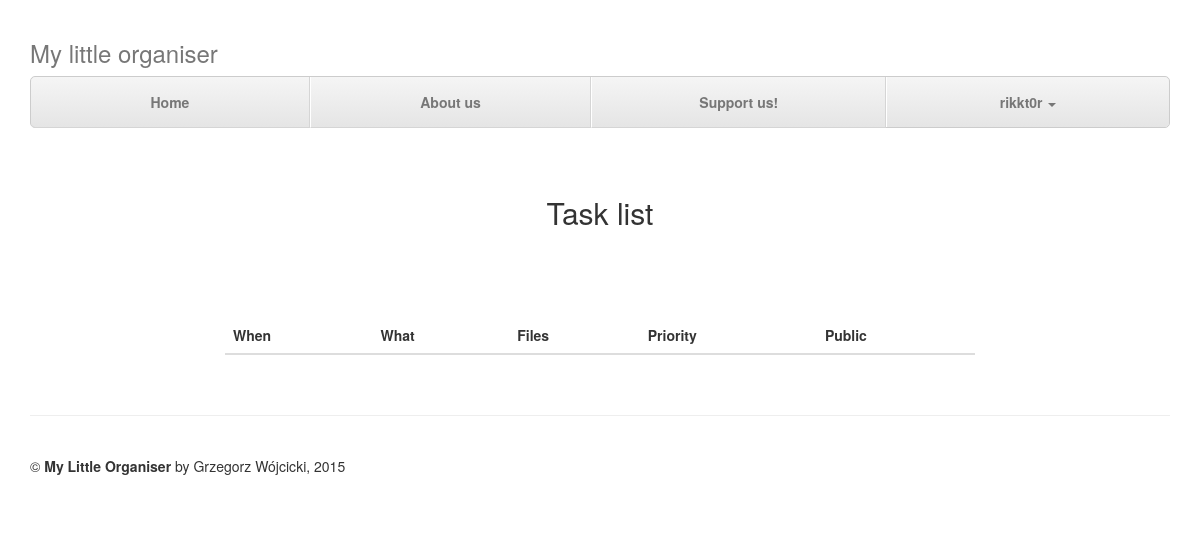
Page /tasks/ (signed in) on the earlier database version.
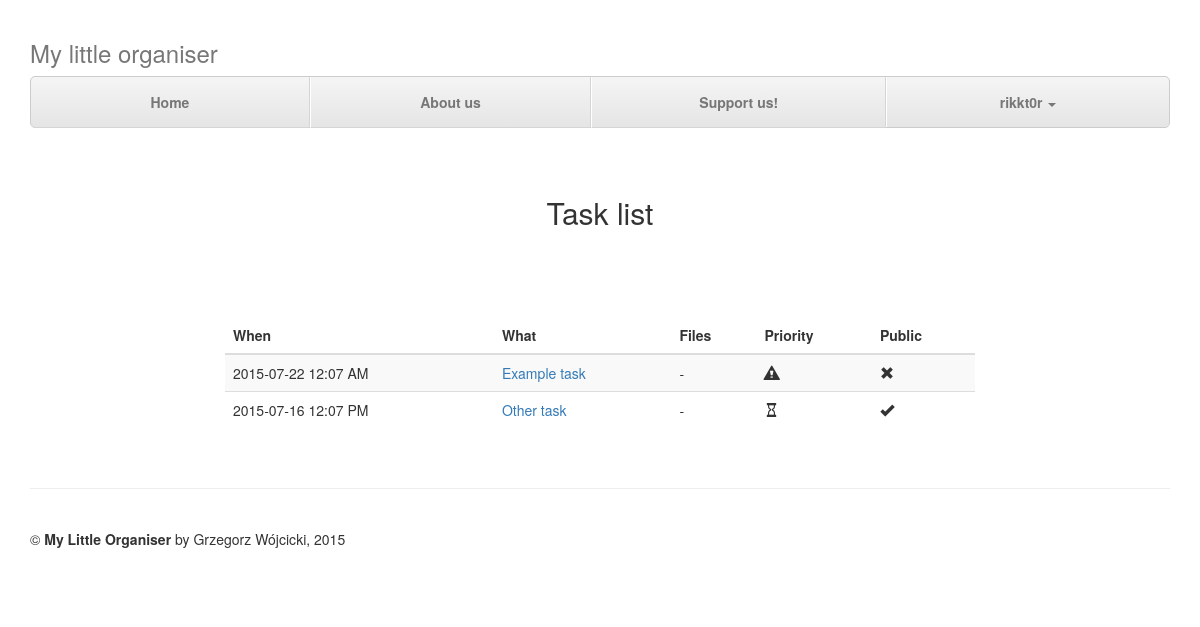
Same page on the later database version.
### tasks/models.py (models this page shows)
class Task(models.Model):
    CHOICES = (
        (0, 'Do not repeat'),
        (1, 'Daily'),
        (2, 'Weekly'),
        (4, 'Monthly'),
        (8, 'Other (enter days count)'),
    )
    STATUSES = (
        (0, 'Deleted'),
        (1, 'Active'),
        (2, 'Done')
    )
    PRIORITIES = (
        (0, 'No rush'),
        (1, 'Just another task'),
        (2, 'Do it quickly'),
        (3, 'LIFE THREATENING')
    )
    task_id = models.AutoField(primary_key=True)
    user_id = models.ForeignKey(User)
    name = models.CharField(max_length=80)
    description = models.TextField(max_length=2000)
    priority = models.PositiveSmallIntegerField(default=1, choices=PRIORITIES)
    date_created = models.DateTimeField(auto_now_add=True)
    date_modified = models.DateTimeField(auto_now=True, blank=True)
    date_from = models.DateTimeField()
    date_to = models.DateTimeField()
    repeat = models.PositiveSmallIntegerField(choices=CHOICES)
    repeat_days = models.PositiveSmallIntegerField(default=0)
    lat = models.DecimalField(max_digits=8, decimal_places=6, blank=True, null=True)
    lng = models.DecimalField(max_digits=8, decimal_places=6, blank=True, null=True)
    place_desc = models.CharField(max_length=250, blank=True)
    public = models.BooleanField(default=False)
    status = models.PositiveSmallIntegerField(default=1, choices=STATUSES)
    def __str__(self):
        return "Task ID: " + str(self.task_id)

### tasks/views.py (the view)
# urls.py: url(r'tasks/$', v.tasks_index, name='tasks_index_default'),
@login_required
def tasks_index(request, page_id=1):
    from .models import Task
    tasks = Task.objects.filter(user_id=1)
    print(tasks)
    return render(request, "tasks/index.html", context={
        'page_id': page_id,
        'tasks': tasks
    })

### tasks/templates/tasks/index.html
{% extends "base_template.html" %}
{% block menu_tasks %} active {% endblock %}
{% block content %}
    <div class="jumbotron">
        <h2>Task list</h2>
    </div>
    <div class="row">
        <div class="col-xs-12 col-sm-8 center-block">
            <table class="table table-striped">
              <thead>
                <tr>
                  <th>When</th>
                  <th>What</th>
                  <th>Files</th>
                  <th>Priority</th>
                  <th>Public</th>
                </tr>
              </thead>
              <tbody>
              {% for task in tasks %}
                <tr>
                  <td>{{ task.date_to|date:"Y-m-d h:m A" }}</td>
                  <td><a href="/tasks/{{task.task_id}}">{{ task.name }}</a></td>
                  <td>-</td>
                  <td>
                      {% if task.priority == 1 %}
                        <span class="glyphicon glyphicon-hourglass" aria-hidden="true"></span></td>
                      {% elif task.priority == 2 %}
                        <span class="glyphicon glyphicon-flash" aria-hidden="true"></span>
                      {% elif task.priority == 3 %}
                        <span class="glyphicon glyphicon-alert" aria-hidden="true"></span>
                      {% else %}
                        <span class="glyphicon glyphicon-sunglasses" aria-hidden="true"></span>
                      {% endif %}
                  <td>
                      {% if task.public %}
                        <span class="glyphicon glyphicon-ok" aria-hidden="true"></span></td>
                      {% else %}
                        <span class="glyphicon glyphicon-remove" aria-hidden="true"></span></td>
                      {% endif %}
                </tr>
              {% endfor %}
              </tbody>
            </table>
        </div>
    </div>
{% endblock %}

### templates/base_template.html (shortened to what this page needs)
<!DOCTYPE html>
{% load staticfiles %}
<html lang="en">
  <head>
    <link href="/static/css/bootstrap.min.css" rel="stylesheet">
    <link href="/static/css/justified-nav.css" rel="stylesheet">
    <link href="/static/css/jquery.datetimepicker.css" rel="stylesheet">
  </head>
  <body>
    <div class="container">
       <div class="masthead">
        <h3 class="text-muted">My little organiser</h3>
        <nav>
          <ul class="nav nav-justified">
            <li class="{% block menu_home %}{% endblock %}"><a href="/">Home</a></li>
            <li class="{% block menu_about %}{% endblock %}"><a href="/about">About us</a></li>
            <li class="{% block menu_support %}{% endblock %}"><a href="/about/support">Support us!</a></li>
            {% if user.is_authenticated %}
              <li>
                <a class="dropdown-toggle {% block menu_tasks %}{% endblock %}" data-toggle="dropdown" href="#" role="button" aria-haspopup="true" aria-expanded="false">
                  {{ user.username }} <span class="caret"></span>
                </a>
              </li>
            {% else %}
              <li class="{% block menu_login %}{% endblock %}"><a href="/users/login/">Log in</a></li>
            {% endif %}
          </ul>
        </nav>
      </div>
        {% block content %}{% endblock %}
      <footer class="footer">
        <p>&copy; <b>My Little Organiser</b> by Grzegorz Wójcicki, 2015</p>
      </footer>
    </div>
  </body>
</html>

### static/css/justified-nav.css (style rules this page uses)
body { padding-top: 20px; }
.footer { padding-top: 40px; padding-bottom: 40px; margin-top: 40px; border-top: 1px solid #eee; }
.jumbotron { text-align: center; background-color: transparent; }
.nav-justified { background-color: #eee; border: 1px solid #ccc; border-radius: 5px; }
.nav-justified > li > a { padding-top: 15px; padding-bottom: 15px; margin-bottom: 0; font-weight: bold; color: #777; text-align: center; background-color: #e5e5e5; background-image: -webkit-gradient(linear, left top, left bottom, from(#f5f5f5), to(#e5e5e5)); background-image: -webkit-linear-gradient(top, #f5f5f5 0%, #e5e5e5 100%); background-image: -o-linear-gradient(top, #f5f5f5 0%, #e5e5e5 100%); background-image: -webkit-gradient(linear, left top, left bottom, from(top), color-stop(0%, #f5f5f5), to(#e5e5e5)); background-image: linear-gradient(top, #f5f5f5 0%, #e5e5e5 100%); filter: progid:DXImageTransform.Microsoft.gradient( startColorstr='#f5f5f5', endColorstr='#e5e5e5',GradientType=0 ); background-repeat: repeat-x; border-bottom: 1px solid #d5d5d5; }
.nav-justified > li:first-child > a { border-radius: 5px 5px 0 0; }
.nav-justified > li:last-child > a { border-bottom: 0; border-radius: 0 0 5px 5px; }
@media (min-width: 768px) { .nav-justified { max-height: 52px; } }
@media (min-width: 768px) { .nav-justified > li > a { border-right: 1px solid #d5d5d5; border-left: 1px solid #fff; } }
@media (min-width: 768px) { .nav-justified > li:first-child > a { border-left: 0; border-radius: 5px 0 0 5px; } }
@media (min-width: 768px) { .nav-justified > li:last-child > a { border-right: 0; border-radius: 0 5px 5px 0; } }
@media screen and (min-width: 768px) { .masthead, .marketing, .footer { padding-right: 0; padding-left: 0; } }
.center-block { display: block; margin-right: auto; margin-left: auto; float: none !important; }

Differences in the rows shown:
added Task: date_to "2015-07-22 12:07 AM", name "Example task", priority 3 (drawn), public False (drawn)
added Task: date_to "2015-07-16 12:07 PM", name "Other task", priority 1 (drawn), public True (drawn)
